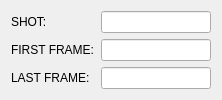
<?xml version="1.0" encoding="UTF-8"?>
<ui version="4.0">
 <class>AddShot</class>
 <widget class="QWidget" name="AddShot">
  <property name="geometry">
   <rect>
    <x>0</x>
    <y>0</y>
    <width>222</width>
    <height>90</height>
   </rect>
  </property>
  <property name="windowTitle">
   <string>Add Shot</string>
  </property>
  <layout class="QFormLayout" name="formLayout">
   <item row="0" column="0">
    <widget class="QLabel" name="label_shot">
     <property name="text">
      <string>SHOT:</string>
     </property>
    </widget>
   </item>
   <item row="0" column="1">
    <widget class="QLineEdit" name="lineEdit_shot"/>
   </item>
   <item row="1" column="0">
    <widget class="QLabel" name="label_ff">
     <property name="text">
      <string>FIRST FRAME:</string>
     </property>
    </widget>
   </item>
   <item row="1" column="1">
    <widget class="QLineEdit" name="lineEdit_ff"/>
   </item>
   <item row="2" column="0">
    <widget class="QLabel" name="label_lf">
     <property name="text">
      <string>LAST FRAME:</string>
     </property>
    </widget>
   </item>
   <item row="2" column="1">
    <widget class="QLineEdit" name="lineEdit_lf"/>
   </item>
  </layout>
 </widget>
 <resources/>
 <connections/>
</ui>
